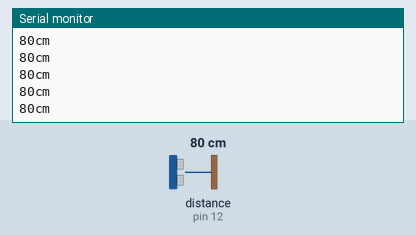
Recording of a sketch running on a simulated Arduino Uno, built with avr-gcc and run on an emulated ATmega328P. Shown: the last lines printed to the serial monitor. Wiring (inferred from the names in the program): ultrasonic range finder: trigger pin 13; echo pin 12. Inputs (shaded band) come from the test bench; at power-on: distance to the obstacle (sensor on pin 12) 80 cm. The echo pulse lasts 58.3 µs per cm.

Above: at 1.2 s.
1.3 s: distance to the obstacle (sensor on pin 12) set to 2 cm
At 1.48 s:
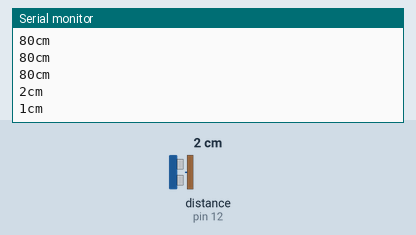
2.8 s: distance to the obstacle (sensor on pin 12) set to 120 cm
At 2.89 s:
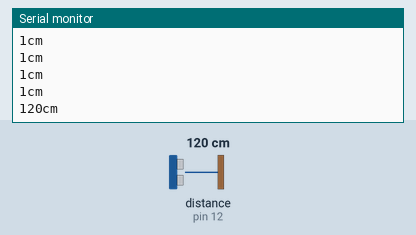
Timing chart, 0 to 5.8 s (numbered marks = the images above; inputs shaded):
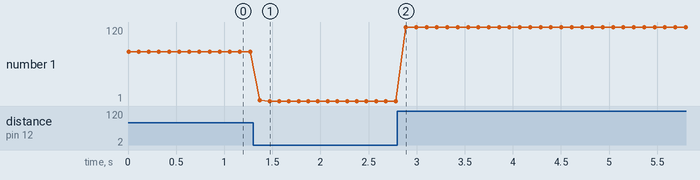

The sketch:

Ultra_Sonic.ino
```cpp
const int pingPin = 13;
int inPin = 12;
void setup() {
    Serial.begin(9600);
}
void loop()
{
    long duration, cm;
    pinMode(pingPin, OUTPUT);
    digitalWrite(pingPin, LOW);
    delayMicroseconds(2);
    digitalWrite(pingPin, HIGH);
    delayMicroseconds(5);
    digitalWrite(pingPin, LOW);
    pinMode(inPin, INPUT);
    duration = pulseIn(inPin, HIGH);
    cm = microsecondsToCentimeters(duration);
    Serial.print(cm);
    Serial.print("cm");
    Serial.println();
    delay(100);
}
long microsecondsToCentimeters(long microseconds)
{

return microseconds / 29 / 2;
}
```

Blynk_MID.ino
```cpp

```

Measured:
- after the input at 1.3 s, the serial monitor: prints a new line after 0.07 s (image 1)
- after the input at 2.8 s, the serial monitor: prints a new line after 0.09 s (image 2)
- plotted number 1: 80 → 1 after the input at 1.3 s, 1 → 120 after the input at 2.8 s
